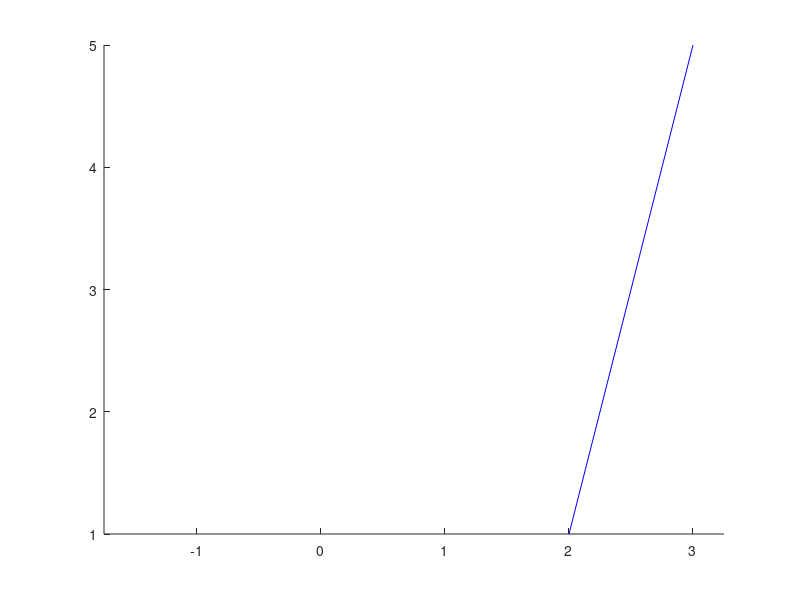

Write MATLAB code to recreate this figure. (Note: this script raises an error after producing the figure.)
 h = figure; hold on;


        plot([2 3],[1 5],'b');
xlim([-1.75 3.25])
        xlim([1:6]);
        axis manual;
        axis([0 5 2.2 2.8])
        
        
        


x = 0:.01:pi/2;
plot(x,tan(x),'-ro')


axis([0 pi/2 0 5])